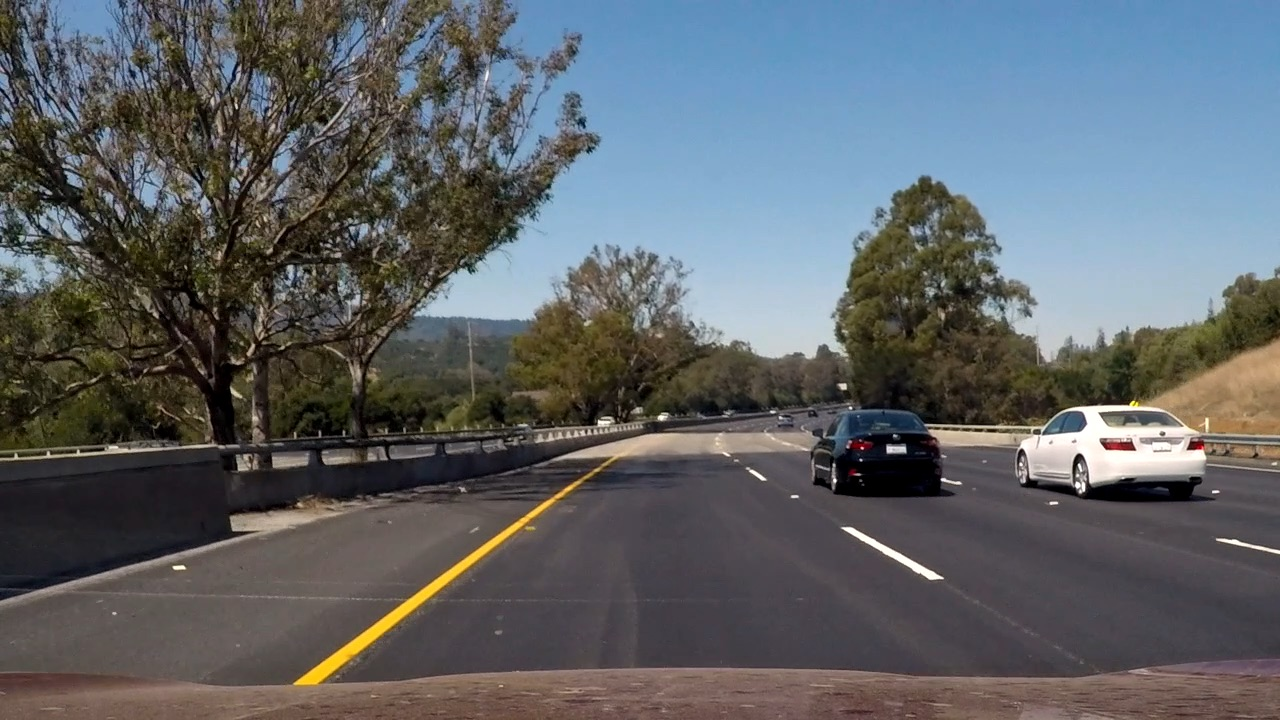
#> input picture challenge.jpg, 1280 x 720 px
$ jupyter execute --allow-errors P1.ipynb   (shell and % lines are left out)
#> lines starting #> are read from the running program, lines starting #| are printed output that depends on the picture; after the words box and inside, x2 and y2 are one past the last pixel; in counts of white or black regions, pixels touching at a corner belong together
# Self-Driving Car Engineer Nanodegree

## Project: **Finding Lane Lines on the Road**
***
In this project, you will use the tools you learned about in the lesson to identify lane lines on the road.  You can develop your pipeline on a series of individual images, and later apply the result to a video stream (really just a series of images). Check out the video clip "raw-lines-example.mp4" (also contained in this repository) to see what the output should look like after using the helper functions below.

Once you have a result that looks roughly like "raw-lines-example.mp4", you'll need to get creative and try to average and/or extrapolate the line segments you've detected to map out the full extent of the lane lines.  You can see an example of the result you're going for in the video "P1_example.mp4".  Ultimately, you would like to draw just one line for the left side of the lane, and one for the right.

In addition to implementing code, there is a brief writeup to complete. The writeup should be completed in a separate file, which can be either a markdown file or a pdf document. There is a [write up template](https://github.com/udacity/CarND-LaneLines-P1/blob/master/writeup_template.md) that can be used to guide the writing process. Completing both the code in the Ipython notebook and the writeup template will cover all of the [rubric points](https://review.udacity.com/#!/rubrics/322/view) for this project.

---
Let's have a look at our first image called 'test_images/solidWhiteRight.jpg'.  Run the 2 cells below (hit Shift-Enter or the "play" button above) to display the image.

**Note: If, at any point, you encounter frozen display windows or other confounding issues, you can always start again with a clean slate by going to the "Kernel" menu above and selecting "Restart & Clear Output".**

---

**The tools you have are color selection, region of interest selection, grayscaling, Gaussian smoothing, Canny Edge Detection and Hough Tranform line detection.  You  are also free to explore and try other techniques that were not presented in the lesson.  Your goal is piece together a pipeline to detect the line segments in the image, then average/extrapolate them and draw them onto the image for display (as below).  Once you have a working pipeline, try it out on the video stream below.**

---

<figure>

 <figcaption>
 <p></p>
 <p style="text-align: center;"> Your output should look something like this (above) after detecting line segments using the helper functions below </p>
 </figcaption>
</figure>
 <p></p>
<figure>

 <figcaption>
 <p></p>
 <p style="text-align: center;"> Your goal is to connect/average/extrapolate line segments to get output like this</p>
 </figcaption>
</figure>

**Run the cell below to import some packages.  If you get an `import error` for a package you've already installed, try changing your kernel (select the Kernel menu above --> Change Kernel).  Still have problems?  Try relaunching Jupyter Notebook from the terminal prompt.  Also, see [this forum post](https://carnd-forums.udacity.com/cq/viewquestion.action?spaceKey=CAR&id=29496372&questionTitle=finding-lanes---import-cv2-fails-even-though-python-in-the-terminal-window-has-no-problem-with-import-cv2) for more troubleshooting tips.**

## Import Packages

[cell 1]
#importing some useful packages
import matplotlib.pyplot as plt
import matplotlib.image as mpimg
import numpy as np
import cv2

## Read in an Image

#> (a cell that did not finish here is left out)

## Ideas for Lane Detection Pipeline

**Some OpenCV functions (beyond those introduced in the lesson) that might be useful for this project are:**

`cv2.inRange()` for color selection
`cv2.fillPoly()` for regions selection
`cv2.line()` to draw lines on an image given endpoints
`cv2.addWeighted()` to coadd / overlay two images
`cv2.cvtColor()` to grayscale or change color
`cv2.imwrite()` to output images to file
`cv2.bitwise_and()` to apply a mask to an image

**Check out the OpenCV documentation to learn about these and discover even more awesome functionality!**

## Helper Functions

Below are some helper functions to help get you started. They should look familiar from the lesson!

[cell 3]
import math

# [7 lines left out: function grayscale, not called in this run]
    # Or use BGR2GRAY if you read an image with cv2.imread()
    # return cv2.cvtColor(img, cv2.COLOR_BGR2GRAY)

def canny(img, low_threshold, high_threshold):
    """Applies the Canny transform"""
    return cv2.Canny(img, low_threshold, high_threshold)

def gaussian_blur(img, kernel_size):
    """Applies a Gaussian Noise kernel"""
    return cv2.GaussianBlur(img, (kernel_size, kernel_size), 0)

def region_of_interest(img, vertices):
    """
    Applies an image mask.

    Only keeps the region of the image defined by the polygon
    formed from `vertices`. The rest of the image is set to black.
    """
    #defining a blank mask to start with
    mask = np.zeros_like(img)

    #defining a 3 channel or 1 channel color to fill the mask with depending on the input image
    if len(img.shape) > 2:
        channel_count = img.shape[2]  # i.e. 3 or 4 depending on your image
        ignore_mask_color = (255,) * channel_count
    else:
        ignore_mask_color = 255

    #filling pixels inside the polygon defined by "vertices" with the fill color
    cv2.fillPoly(mask, vertices, ignore_mask_color)

    #returning the image only where mask pixels are nonzero
    masked_image = cv2.bitwise_and(img, mask)
    return masked_image


# [20 lines left out: function draw_lines, not called in this run]

def draw_avg_lines(img, lines, color=[255, 0, 0], thickness=2, info=dict()):
    """
    This function draws two lines(left and right) by averaging line segments

    Args:
        img (np.array): image input where lines will be drawn
        lines (list): [line1, line2, ...]
                      where line1 = (x1,y1, x2,y2)
                      which means a line segment
                      from pointA(x1, y1) to pointB(x2, y2)
        color (list): [r, g, b] rgb value of color in list
        thickness (int): thickness value
        info (dict): store information to carry on
                     so if no line detected, we can keep assuming from the previous observation

    """

    left_slope_data = info.get('left', [])[-50:]
    right_slope_data = info.get('right', [])[-50:]

    left_slope, left_bias = info.get('left_median', (0, 0))
    right_slope, right_bias = info.get('right_median', (0, 0))

    def get_slope(x1, y1, x2, y2):
        """Returns the slope and bias given two points
        y = slope * x + bias
        """
        slope = (y2 - y1) / (x2 - x1+1e-7)
        bias = y1 - slope * x1
        return slope, bias

    def compute_avg_slope(slope_data, old_avg_slope, old_avg_bias, discount_rate = 0.5):

        def get_running_avg(old, new, discount_rate):
            if old == 0:
                return new
            return (1 - discount_rate) * old + discount_rate * new

        if len(slope_data) > 0:
            slope, bias = np.mean(slope_data, 0)
            new_slope = get_running_avg(old_avg_slope, slope, discount_rate)
            new_bias = get_running_avg(old_avg_bias, bias, discount_rate)

            return new_slope, new_bias
        return 0, 0

    def draw_one_line(img, x, slope, bias):
        point_a = (x, int(x * slope + bias))

        point_b_y = img.shape[0] // 100 * 68
        point_b_x = int((point_b_y - bias) / (slope + 1e-7))

        point_b = (point_b_x, point_b_y)

        cv2.line(img, point_a, point_b, color, thickness)

        return point_a, point_b

    # if lines is not None
    # for each line in lines
    # get slope and bias from two given points in line
    # if slope is < 0
    # save to the left line
    # else
    # save to the right line
    if lines is not None:
        for line in lines:
            for x1, y1, x2, y2 in line:
                slope, bias = get_slope(x1, y1, x2, y2)
                if slope < 0:
                    left_slope_data.append((slope, bias))
                else:
                    right_slope_data.append((slope, bias))

    # discount rate is used to compute an average on runtime
    left_check = False
    discount_rate = 0.9
    left_slope, left_bias = compute_avg_slope(left_slope_data, left_slope, left_bias, discount_rate)
    if left_slope != 0:
        point_a, point_b = draw_one_line(img, 0, left_slope, left_bias)
        left_check = True

    right_check = False
    right_slope, right_bias = compute_avg_slope(right_slope_data, right_slope, right_bias, discount_rate)
    if right_slope != 0:
        point_c, point_d = draw_one_line(img, img.shape[1], right_slope, right_bias)
        right_check = True

    poly_buffer = np.zeros_like(img)

    if left_check and right_check:
        cv2.fillPoly(poly_buffer, np.array([[point_a, point_c, point_d, point_b]], dtype=np.int32), [0, 255, 0])
        img = cv2.addWeighted(poly_buffer, 0.1, img, 1.0, 0.)

    info['left'] = left_slope_data
    info['left_median'] = (left_slope, left_bias)
    info['right'] = right_slope_data
    info['right_median'] = (right_slope, right_bias)

    return img

def hough_lines(img, rho, theta, threshold, min_line_len, max_line_gap, thickness=2, info=dict()):
    """
    `img` should be the output of a Canny transform.

    Returns an image with hough lines drawn.
    """
    lines = cv2.HoughLinesP(img, rho, theta, threshold, np.array([]), minLineLength=min_line_len, maxLineGap=max_line_gap)
    line_img = np.zeros((img.shape[0], img.shape[1], 3), dtype=np.uint8)

    line_img = draw_avg_lines(line_img, lines, thickness=thickness, info=info)

    return line_img


# Python 3 has support for cool math symbols.

def weighted_img(img, initial_img, α=0.8, β=1., λ=0.):
    """
    `img` is the output of the hough_lines(), An image with lines drawn on it.
    Should be a blank image (all black) with lines drawn on it.

    `initial_img` should be the image before any processing.

    The result image is computed as follows:

    initial_img * α + img * β + λ
    NOTE: initial_img and img must be the same shape!
    """
    return cv2.addWeighted(initial_img, α, img, β, λ)

def color_select(img):
    """ Select yellow and white portions of the image
    """
    # mask1 - yellow selection
    mask1 = cv2.inRange(img, np.array([150, 150, 0]), np.array([255, 255, 120]))
    # mask2 - white selection
    mask2 = cv2.inRange(img, np.array([220, 220, 220]), np.array([255, 255, 255]))
    # img1 - yellow only img
    img1 = cv2.bitwise_and(img, img, mask=mask1)
    # img2 - white only img
    img2 = cv2.bitwise_and(img, img, mask=mask2)

    return cv2.bitwise_or(img1, img2)

## Playground
- trying to search the best working pipeline

[cell 4]
temp = 'challenge.jpg'
#> temp = 'challenge.jpg'
img = mpimg.imread(temp)
#> img is the input picture: shape (720, 1280, 3); mean R, G, B 94.9, 99.4, 103.3
ysize, xsize, _ = img.shape

# color select - yellow
temp = color_select(img)
#> in color_select, `mask1 = cv2.inRange(img, np.array([150, 150, 0]), np.array([255, 255, ..`:
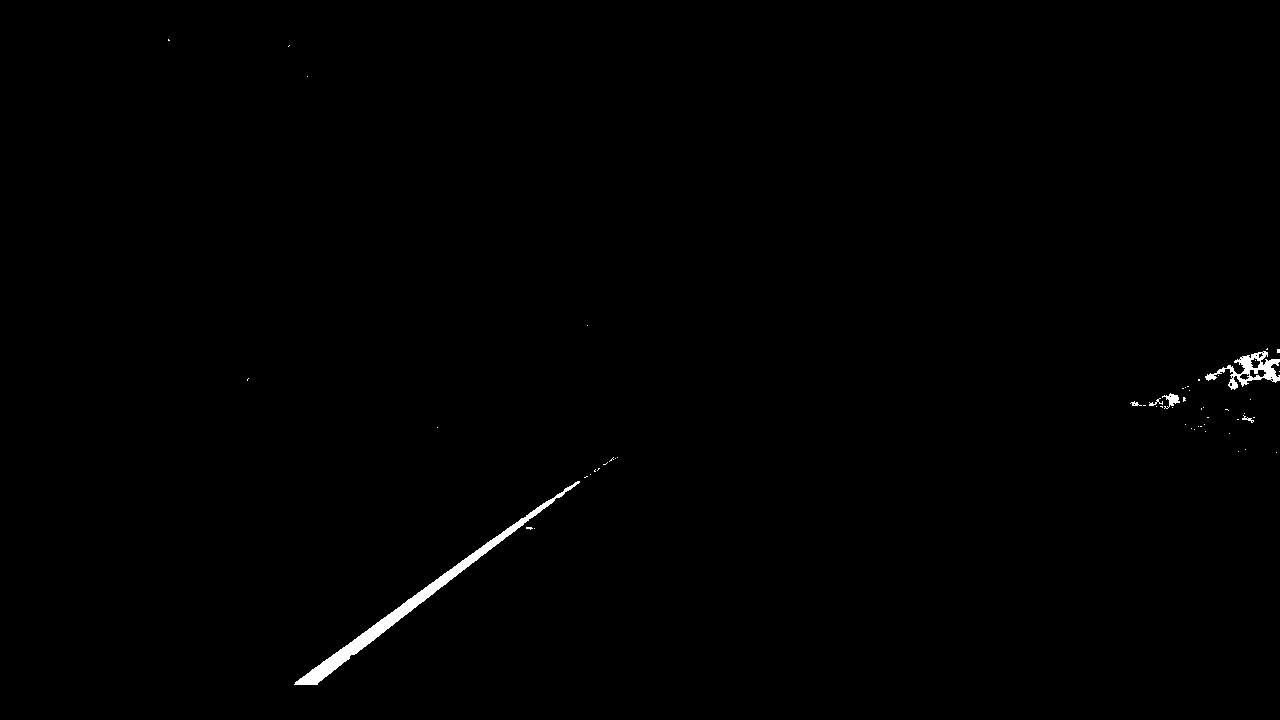
#> mask1: shape (720, 1280); 0.48% white; 56 white regions (50 under 20 px), largest, box (x1, y1, x2, y2) and area: (294, 481, 580, 685) 3132, (1205, 351, 1280, 390) 974, (1162, 393, 1180, 409) 125, (1149, 398, 1163, 406) 38, (1242, 415, 1254, 423) 33, (1130, 401, 1142, 406) 29
mpimg.imsave("images/color_select.jpg", temp)
plt.imshow(temp, cmap='gray')
plt.show()

# gaussian blur - kernel 3

kernel_size = 9
temp = gaussian_blur(temp, kernel_size)
mpimg.imsave("images/gaussian_blur.jpg", temp)
plt.imshow(temp, cmap='gray')
plt.show()

# canny edge
low_threshold = 100
high_threshold = 255
temp = canny(temp, low_threshold, high_threshold)
cv2.imwrite("images/canny_edge.jpg", temp)
plt.imshow(temp, cmap='gray')
plt.show()

# ROI clipping
vertices = np.array([[(xsize//100*18, ysize), (xsize//100*99, ysize), (xsize//100*58, ysize//100*60), (xsize//100*50, ysize//100*60)]])
temp = region_of_interest(temp, vertices)
#> in region_of_interest, `masked_image = cv2.bitwise_and(img, mask)`:
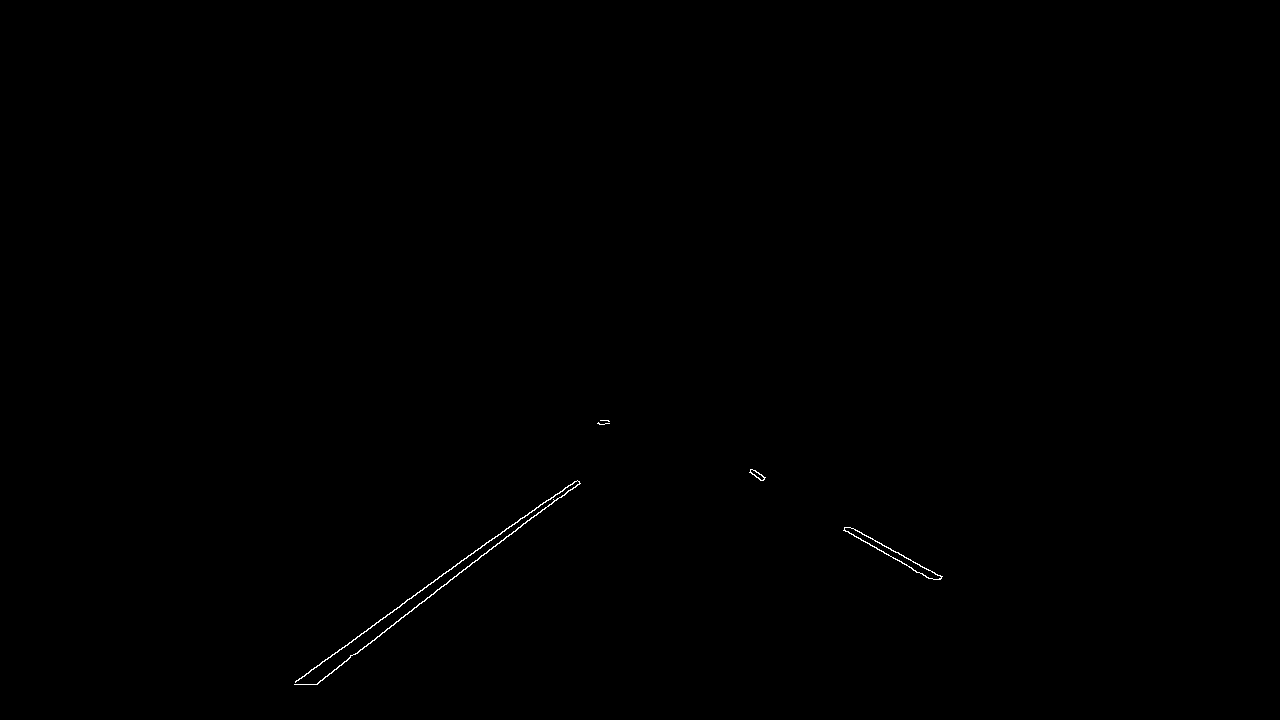
#> masked_image: shape (720, 1280); 0.15% white in thin lines or dots, all inside (x1, y1, x2, y2) = (294, 420, 943, 685)
cv2.imwrite("images/roi_clipping.jpg", temp)
plt.imshow(temp, cmap='gray')
plt.show()

# Draw Hough lines
kwargs = {
        'rho': 1,
        'theta': np.pi/180*1,
        'threshold': 50,
        'min_line_len': 100,
        'max_line_gap': 100,
}
temp = hough_lines(temp, **kwargs, thickness=10, info=dict())
#> in hough_lines, `lines = cv2.HoughLinesP(img, rho, theta, threshold, np.array([]), minL..`: lines = [[295, 681, 522, 517], [316, 684, 577, 480], [446, 584, 579, 481], [750, 471, 941, 577], [760, 480, 930, 578], [298, 680, 548, 499], [317, 684, 531, 517]]
#> in draw_avg_lines, `left_slope_data = info.get('left', [])[-50:]`: left_slope_data = []
#> in draw_avg_lines, `left_slope, left_bias = info.get('left_median', (0, 0))`: left_slope = 0
#> the loop in draw_avg_lines, `for line in lines:` made 7 passes
#> line on passes 1 to 7: [[295, 681, 522, 517]], [[316, 684, 577, 480]], [[446, 584, 579, 481]], [[750, 471, 941, 577]], [[760, 480, 930, 578]], [[298, 680, 548, 499]], [[317, 684, 531, 517]]
#> after the loop in draw_avg_lines, `for line in lines:`: left_slope_data = [(-0.722, 894.1), (-0.782, 931), (-0.774, 929.4), (-0.724, 895.8), (-0.78, 931.4)]; right_slope_data = [(0.555, 54.77), (0.576, 41.88)]
#> in draw_avg_lines, `left_check = False`: left_check = False
#> in compute_avg_slope, `slope, bias = np.mean(slope_data, 0)`: slope = -0.757; bias = 916.3
#> in compute_avg_slope, `new_slope = get_running_avg(old_avg_slope, slope, discount_rate)`: new_slope = -0.757
#> in compute_avg_slope, `new_bias = get_running_avg(old_avg_bias, bias, discount_rate)`: new_bias = 916.3
#> in draw_avg_lines, `left_slope, left_bias = compute_avg_slope(left_slope_data, left_slope,..`: left_slope = -0.757; left_bias = 916.3
#> in draw_one_line, `point_a = (x, int(x * slope + bias))`: point_a = (0, 916)
#> in draw_one_line, `point_b_x = int((point_b_y - bias) / (slope + 1e-7))`: point_b_x = 582
#> in draw_one_line, `point_b = (point_b_x, point_b_y)`: point_b = (582, 476)
#> in draw_avg_lines, `point_a, point_b = draw_one_line(img, 0, left_slope, left_bias)`: point_a = (0, 916); point_b = (582, 476)
#> in draw_avg_lines, `right_slope, right_bias = compute_avg_slope(right_slope_data, right_sl..`: right_slope = 0.566; right_bias = 48.33
#> call 2 of draw_one_line, with x = 1280, slope = 0.566, bias = 48.33
#> in draw_one_line (call 2), `point_a = (x, int(x * slope + bias))`: point_a = (1280, 772)
#> in draw_one_line (call 2), `point_b_x = int((point_b_y - bias) / (slope + 1e-7))`: point_b_x = 755
#> in draw_one_line (call 2), `point_b = (point_b_x, point_b_y)`: point_b = (755, 476)
#> in draw_one_line (call 2), `cv2.line(img, point_a, point_b, color, thickness)`:
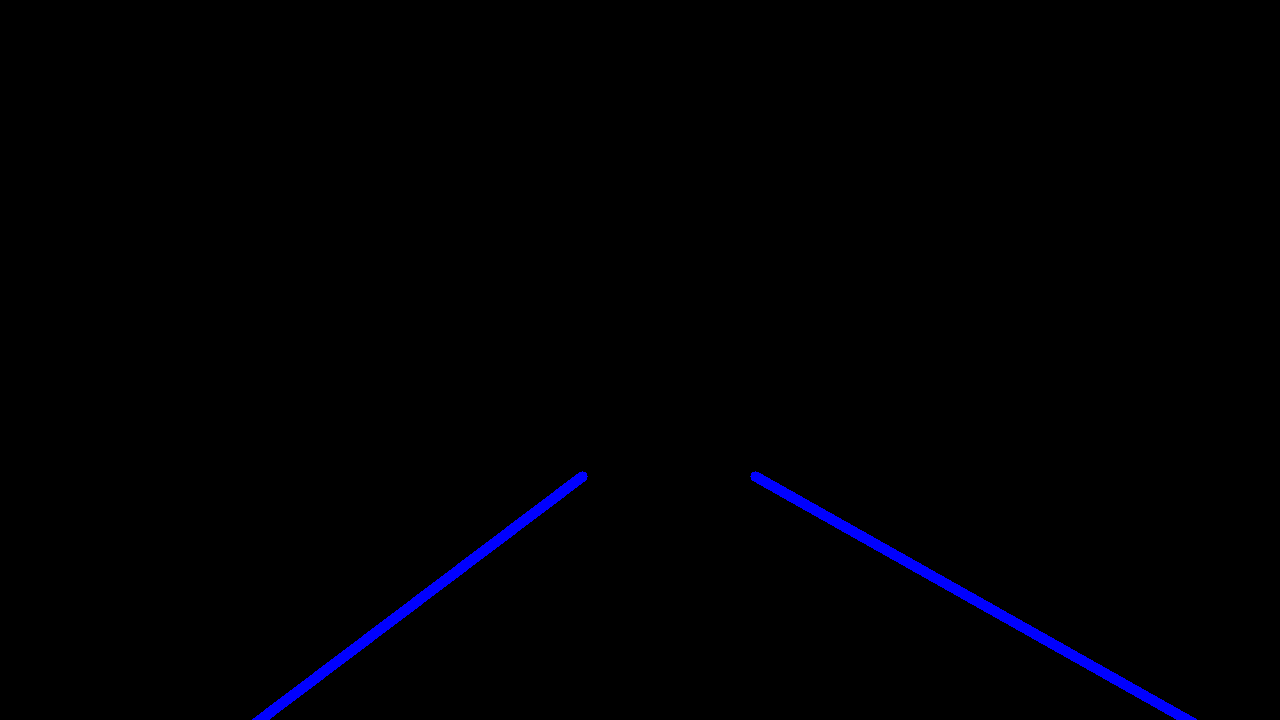
#> img: shape (720, 1280, 3); mean of channels 0, 1, 2 2.6, 0, 0; drawn as B, G, R
#> in draw_avg_lines, `point_c, point_d = draw_one_line(img, img.shape[1], right_slope, right..`: point_c = (1280, 772); point_d = (755, 476)
plt.imshow(temp, cmap='gray')
plt.show()
mpimg.imsave("images/draw_hough_lines.jpg", temp)


# Mix with original image
temp = weighted_img(temp, img, 0.5, 1.0, 0.0)
plt.imshow(temp, cmap='gray')
plt.show()
mpimg.imsave("images/final_result.jpg", temp)
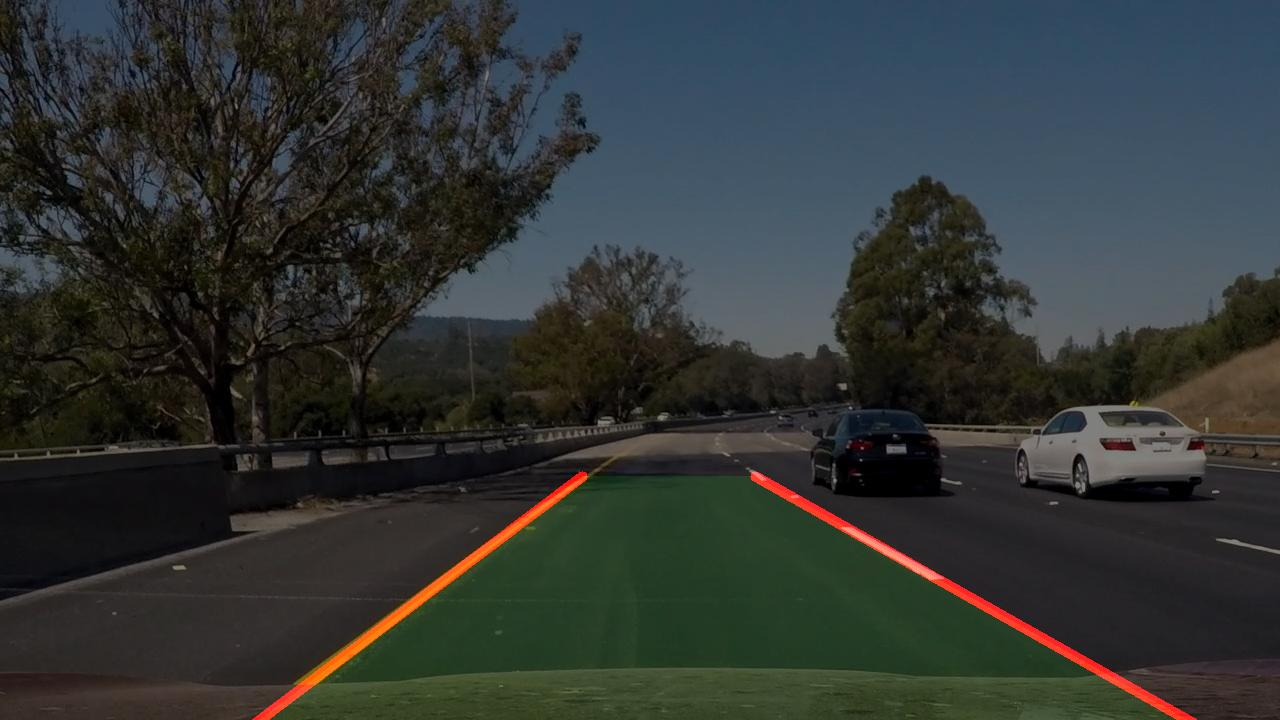
#> saved as final_result.jpg: shape (720, 1280, 3); mean R, G, B 49.2, 53.5, 51.7
